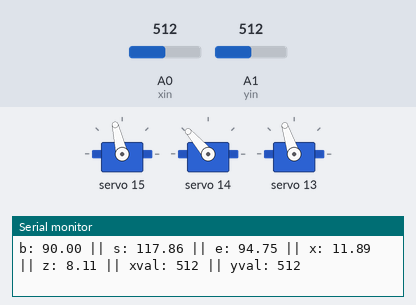
Bench run of a sketch on a simulated Arduino Uno, built with avr-gcc and run on an emulated ATmega328P. On the bench: 3 × servo, the last lines printed to the serial monitor. The test bench sets the inputs (shaded band); at power-on: A0 (xin) = 512, A1 (yin) = 512.

Above: at 0.5 s.
1.3 s: A0 (xin) set to 306
At 4.16 s:
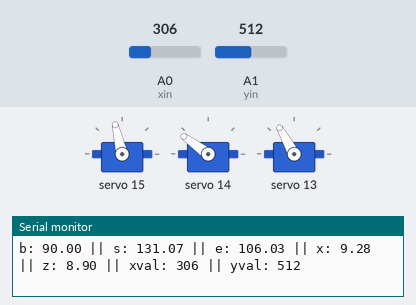
4.3 s: A1 (yin) set to 0
At 7.24 s:
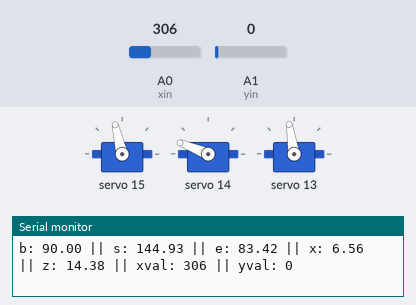
7.3 s: A1 (yin) set to 8
At 8.95 s:
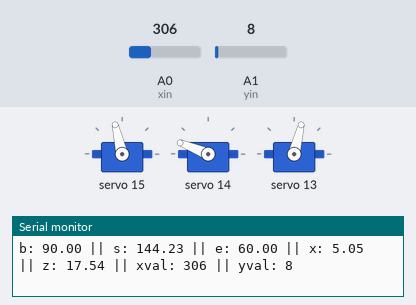
10.3 s: A1 (yin) set to 11
At 10.31 s:
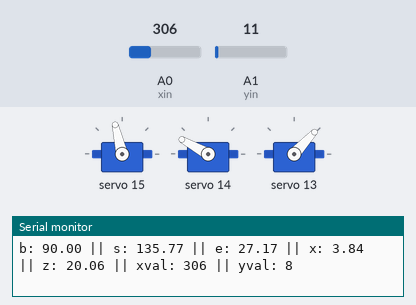
13.3 s: A0 (xin) set to 80
16.3 s: A0 (xin) set to 1023
Timing chart, 0 to 28.8 s (numbered marks = the images above; inputs shaded):
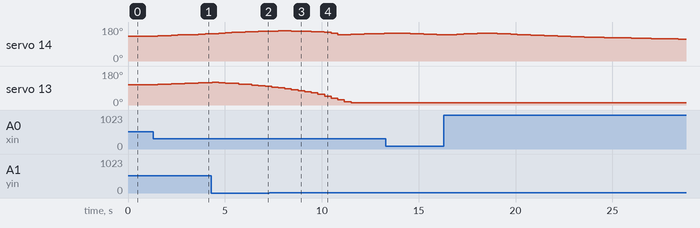

Measured:
- the behaviour switches between 9 and 10 on A1 (yin) (found by bisection; images 3 and 4)
- by itself, servo 14: rises from 138° to 148° in 1.7 s, then falls to 116° in 10.0 s

The sketch:

axis.ino
```cpp
#include <Adafruit_PWMServoDriver.h>
#include <Wire.h>
#include <math.h>

Adafruit_PWMServoDriver pwm = Adafruit_PWMServoDriver();

#define SERVOMIN 140
#define SERVOMAX 520

const int xin = A0;
const int yin = A1;

const float L1 = 12.0f;
const float L2 = 9.0f;
const float Y_AXIS_OFFSET = 0.0f;

const int JOYSTICK_DEADZONE_LOW = 580;
const int JOYSTICK_DEADZONE_HIGH = 680;

const float MIN_REACH = fabs(L1 - L2);
const float MAX_REACH = L1 + L2;

const float POSITION_SPEED_X = 8.0f;   // units/sec at full joystick deflection
const float POSITION_SPEED_Z = 8.0f;   // units/sec at full joystick deflection
const float SERVO_SPEED_DPS = 120.0f;  // degrees/sec

const unsigned long INPUT_UPDATE_MS = 20;
const unsigned long SERVO_UPDATE_MS = 20;
const int MAX_CATCH_UP_STEPS = 4;

const float BASE_MIN_ANGLE = 0.0f;
const float BASE_MAX_ANGLE = 180.0f;
const float SHOULDER_MIN_ANGLE = 40.0f;
const float SHOULDER_MAX_ANGLE = 180.0f;
const float ELBOW_MIN_ANGLE = 0.0f;
const float ELBOW_MAX_ANGLE = 150.0f;

float currentX = 12.0f;
float currentZ = 8.0f;
float currentBase = 90.0f;

float targetBase = 90.0f;
float targetShoulder = 90.0f;
float targetElbow = 90.0f;

float servoBase = 90.0f;
float servoShoulder = 90.0f;
float servoElbow = 90.0f;

unsigned long lastInputUpdate = 0;
unsigned long lastServoUpdate = 0;

int lastBasePulse = -1;
int lastShoulderPulse = -1;
int lastElbowPulse = -1;

void setangle(int channel, float angle) {
  angle = constrain(angle, 0.0f, 180.0f);
  int pulse = SERVOMIN + ((angle / 180.0f) * (SERVOMAX - SERVOMIN));

  int *lastPulse = nullptr;
  if (channel == 15) {
    lastPulse = &lastBasePulse;
  } else if (channel == 14) {
    lastPulse = &lastShoulderPulse;
  } else if (channel == 13) {
    lastPulse = &lastElbowPulse;
  }

  if (lastPulse == nullptr || *lastPulse != pulse) {
    pwm.setPWM(channel, 0, pulse);
    if (lastPulse != nullptr) {
      *lastPulse = pulse;
    }
  }
}

float applyDeadzone(int value) {
  if (value >= JOYSTICK_DEADZONE_LOW && value <= JOYSTICK_DEADZONE_HIGH) {
    return 0.0f;
  }

  if (value < JOYSTICK_DEADZONE_LOW) {
    return (value - JOYSTICK_DEADZONE_LOW) / (float)(JOYSTICK_DEADZONE_LOW - 0);
  }

  return (value - JOYSTICK_DEADZONE_HIGH) / (float)(1023 - JOYSTICK_DEADZONE_HIGH);
}

void clampReach(float &x, float &z) {
  float planarDistance = sqrt((x * x) + (Y_AXIS_OFFSET * Y_AXIS_OFFSET));
  float totalReach = sqrt((z * z) + (planarDistance * planarDistance));

  if (totalReach < 0.0001f) {
    x = MIN_REACH;
    z = 0.0f;
    return;
  }

  float clampedReach = constrain(totalReach, MIN_REACH, MAX_REACH);
  if (clampedReach != totalReach) {
    float scale = clampedReach / totalReach;
    x *= scale;
    z *= scale;
  }
}

float moveToward(float currentValue, float targetValue, float maxStep) {
  float delta = targetValue - currentValue;

  if (fabs(delta) <= maxStep) {
    return targetValue;
  }

  return currentValue + (delta > 0.0f ? maxStep : -maxStep);
}

void updateInverseKinematicsTargets() {
  float planarDistance = sqrt((currentX * currentX) + (Y_AXIS_OFFSET * Y_AXIS_OFFSET));
  float armLength = sqrt((currentZ * currentZ) + (planarDistance * planarDistance));
  armLength = constrain(armLength, MIN_REACH, MAX_REACH);

  float shoulderBase = atan2(currentZ, planarDistance) * 180.0f / PI;

  float shoulderAcosInput = ((sq(L1) + sq(armLength) - sq(L2)) / (2.0f * L1 * armLength));
  shoulderAcosInput = constrain(shoulderAcosInput, -1.0f, 1.0f);
  float shoulderOffset = acos(shoulderAcosInput) * 180.0f / PI;

  float elbowAcosInput = ((sq(L1) + sq(L2) - sq(armLength)) / (2.0f * L1 * L2));
  elbowAcosInput = constrain(elbowAcosInput, -1.0f, 1.0f);
  float elbowAngle = acos(elbowAcosInput) * 180.0f / PI;

  float shoulderAngle = shoulderBase + shoulderOffset;

  targetBase = constrain(currentBase, BASE_MIN_ANGLE, BASE_MAX_ANGLE);
  targetShoulder = constrain(shoulderAngle + 45.0f, SHOULDER_MIN_ANGLE, SHOULDER_MAX_ANGLE);
  targetElbow = constrain(180.0f - elbowAngle, ELBOW_MIN_ANGLE, ELBOW_MAX_ANGLE);
}

void setup() {
  pwm.begin();
  Serial.begin(9600);
  pwm.setPWMFreq(50);

  pinMode(xin, INPUT);
  pinMode(yin, INPUT);

  clampReach(currentX, currentZ);
  updateInverseKinematicsTargets();

  servoBase = targetBase;
  servoShoulder = targetShoulder;
  servoElbow = targetElbow;

  setangle(15, servoBase);
  setangle(14, servoShoulder);
  setangle(13, servoElbow);

  lastInputUpdate = millis();
  lastServoUpdate = lastInputUpdate;
}

void loop() {
  unsigned long now = millis();

  int inputSteps = 0;
  while (now - lastInputUpdate >= INPUT_UPDATE_MS && inputSteps < MAX_CATCH_UP_STEPS) {
    lastInputUpdate += INPUT_UPDATE_MS;
    float dt = INPUT_UPDATE_MS / 1000.0f;

    int xRead = analogRead(xin);
    int yRead = analogRead(yin);

    float xInput = applyDeadzone(xRead);
    float zInput = applyDeadzone(yRead);

    currentX += xInput * POSITION_SPEED_X * dt;
    currentZ -= zInput * POSITION_SPEED_Z * dt;

    clampReach(currentX, currentZ);
    updateInverseKinematicsTargets();

    Serial.print("b: ");
    Serial.print(targetBase);
    Serial.print(" || s: ");
    Serial.print(targetShoulder);
    Serial.print(" || e: ");
    Serial.print(targetElbow);
    Serial.print(" || x: ");
    Serial.print(currentX);
    Serial.print(" || z: ");
    Serial.print(currentZ);
    Serial.print(" || xval: ");
    Serial.print(xRead);
    Serial.print(" || yval: ");
    Serial.println(yRead);

    inputSteps++;
  }

  int servoSteps = 0;
  while (now - lastServoUpdate >= SERVO_UPDATE_MS && servoSteps < MAX_CATCH_UP_STEPS) {
    lastServoUpdate += SERVO_UPDATE_MS;
    float dt = SERVO_UPDATE_MS / 1000.0f;

    float maxServoStep = SERVO_SPEED_DPS * dt;

    servoBase = moveToward(servoBase, targetBase, maxServoStep);
    servoShoulder = moveToward(servoShoulder, targetShoulder, maxServoStep);
    servoElbow = moveToward(servoElbow, targetElbow, maxServoStep);

    setangle(15, constrain(servoBase, BASE_MIN_ANGLE, BASE_MAX_ANGLE));
    setangle(14, constrain(servoShoulder, SHOULDER_MIN_ANGLE, SHOULDER_MAX_ANGLE));
    setangle(13, constrain(servoElbow, ELBOW_MIN_ANGLE, ELBOW_MAX_ANGLE));

    servoSteps++;
  }
}
```
